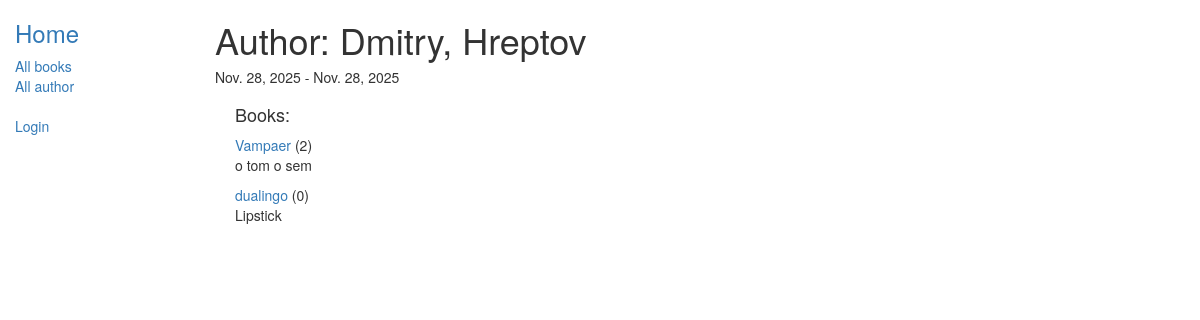
The page /catalog/author/1 on the database as committed earlier.
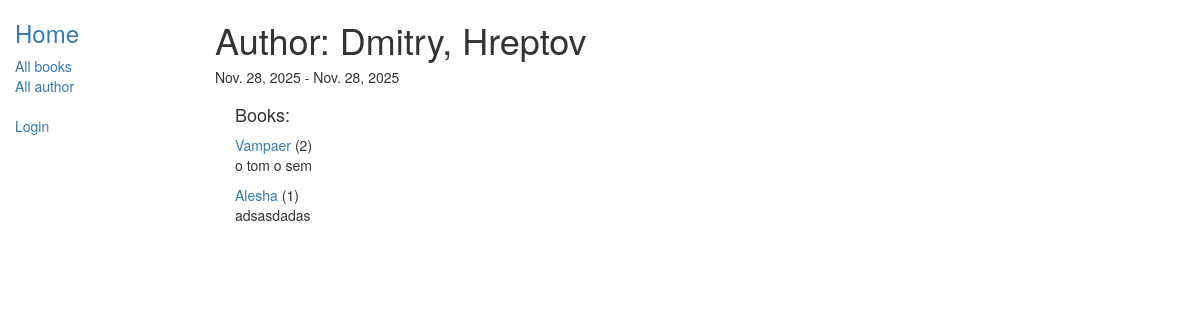
The same page on the database as committed later.
### catalog/models.py (models this page shows, shortened)
class Book(models.Model):
    title = models.CharField(max_length=200)
    author = models.ForeignKey('Author', on_delete=models.SET_NULL, null=True)
    summary = models.TextField(max_length=1000, help_text="Enter a brief description of the book")
    isbn = models.CharField('ISBN',max_length=13, help_text='13 Character <a href="https://www.isbn-international.org/content/what-isbn">ISBN number</a>')
    genre = models.ManyToManyField(Genre, help_text="Select a genre for this book")
    def get_absolute_url(self):
        return reverse('book-detail', args=[str(self.id)])
    def display_genre(self):
        """
        Creates a string for the Genre. This is required to display genre in Admin.
        """
        return ', '.join([genre.name for genre in self.genre.all()[:3]])
    display_genre.short_description = 'Genre'

### catalog/views.py (the view)
# urls.py: path('author/<int:pk>', views.AuthorDetailView.as_view(), name='author-detail'),
class AuthorDetailView(generic.DetailView):
    model = Author
    paginate_by = 10

### catalog/templates/catalog/author_detail.html (shortened to what this page needs)
{% extends "base_generic.html" %}
{% block content %}
  <h1>Author: {{ author.first_name}}, {{author.last_name}}
  </h1>
  <h5>{{author.date_of_birth}} - {{author.date_of_death}}</h5>
    <div style="margin-left:20px;margin-top:20px">
        <h4>Books:</h4>
        {% for copy in author.book_set.all %}
        <p><a href="{{ copy.get_absolute_url }}">{{copy.title}} </a>({{ copy.bookinstance_set.count }})<br> {{copy.summary}}</p>
    {% empty %}
      <p>No books available</p>
    {% endfor %}
    </div>
{% endblock %}

Rows that differ between the two databases and show on the page:
removed Book: title "dualingo", bookinstance_set.count "0", summary "Lipstick"
added Book: title "Alesha", bookinstance_set.count "1", summary "adsasdadas"
